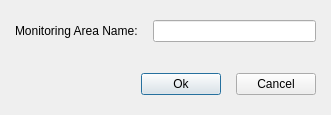
<?xml version="1.0" encoding="UTF-8"?>
<ui version="4.0">
 <class>MonitoringAreaDlg</class>
 <widget class="QDialog" name="MonitoringAreaDlg">
  <property name="geometry">
   <rect>
    <x>0</x>
    <y>0</y>
    <width>331</width>
    <height>115</height>
   </rect>
  </property>
  <property name="windowTitle">
   <string>Monitoring Area</string>
  </property>
  <layout class="QGridLayout" name="gridLayout">
   <property name="leftMargin">
    <number>15</number>
   </property>
   <property name="topMargin">
    <number>20</number>
   </property>
   <property name="rightMargin">
    <number>15</number>
   </property>
   <property name="bottomMargin">
    <number>20</number>
   </property>
   <property name="spacing">
    <number>15</number>
   </property>
   <item row="0" column="0">
    <widget class="QLabel" name="lblMonitoringAreaName">
     <property name="text">
      <string>Monitoring Area Name:</string>
     </property>
    </widget>
   </item>
   <item row="0" column="1">
    <widget class="QLineEdit" name="editMonitoringAreaName"/>
   </item>
   <item row="1" column="1">
    <spacer name="verticalSpacer">
     <property name="orientation">
      <enum>Qt::Vertical</enum>
     </property>
     <property name="sizeHint" stdset="0">
      <size>
       <width>20</width>
       <height>0</height>
      </size>
     </property>
    </spacer>
   </item>
   <item row="2" column="0" colspan="2">
    <layout class="QHBoxLayout" name="horizontalLayout">
     <item>
      <spacer name="horizontalSpacer">
       <property name="orientation">
        <enum>Qt::Horizontal</enum>
       </property>
       <property name="sizeHint" stdset="0">
        <size>
         <width>40</width>
         <height>20</height>
        </size>
       </property>
      </spacer>
     </item>
     <item>
      <widget class="QPushButton" name="btnOk">
       <property name="text">
        <string>Ok</string>
       </property>
      </widget>
     </item>
     <item>
      <widget class="QPushButton" name="btnCancel">
       <property name="text">
        <string>Cancel</string>
       </property>
      </widget>
     </item>
    </layout>
   </item>
  </layout>
 </widget>
 <resources/>
 <connections/>
</ui>
